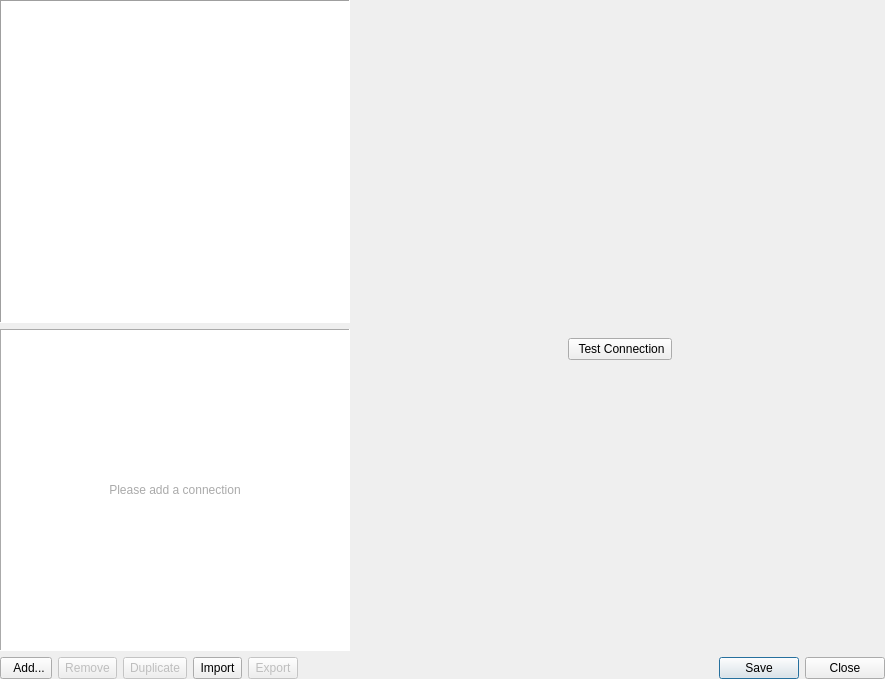
<?xml version="1.0" encoding="UTF-8"?>
<ui version="4.0">
 <class>Form</class>
 <widget class="QWidget" name="Form">
  <property name="geometry">
   <rect>
    <x>0</x>
    <y>0</y>
    <width>885</width>
    <height>679</height>
   </rect>
  </property>
  <property name="windowTitle">
   <string>Form</string>
  </property>
  <layout class="QVBoxLayout" name="verticalLayout_2">
   <property name="leftMargin">
    <number>0</number>
   </property>
   <property name="topMargin">
    <number>0</number>
   </property>
   <property name="rightMargin">
    <number>0</number>
   </property>
   <property name="bottomMargin">
    <number>0</number>
   </property>
   <item>
    <layout class="QHBoxLayout" name="horizontalLayout_4">
     <item>
      <layout class="QVBoxLayout" name="verticalLayout">
       <item>
        <widget class="QListWidget" name="listServers">
         <property name="sizePolicy">
          <sizepolicy hsizetype="Minimum" vsizetype="Expanding">
           <horstretch>0</horstretch>
           <verstretch>0</verstretch>
          </sizepolicy>
         </property>
         <property name="minimumSize">
          <size>
           <width>350</width>
           <height>0</height>
          </size>
         </property>
         <property name="styleSheet">
          <string notr="true">QListWidget::item:selected{background: #70c4f0;}</string>
         </property>
         <property name="frameShape">
          <enum>QFrame::Panel</enum>
         </property>
         <property name="frameShadow">
          <enum>QFrame::Sunken</enum>
         </property>
         <property name="lineWidth">
          <number>1</number>
         </property>
        </widget>
       </item>
       <item>
        <widget class="QLabel" name="txtNoServers">
         <property name="sizePolicy">
          <sizepolicy hsizetype="Minimum" vsizetype="Expanding">
           <horstretch>0</horstretch>
           <verstretch>0</verstretch>
          </sizepolicy>
         </property>
         <property name="minimumSize">
          <size>
           <width>350</width>
           <height>0</height>
          </size>
         </property>
         <property name="styleSheet">
          <string notr="true">font: 350 13pt &quot;Segoe UI&quot;;
color: rgb(170, 170, 170);
background-color: rgb(255, 255, 255);       </string>
         </property>
         <property name="frameShape">
          <enum>QFrame::Panel</enum>
         </property>
         <property name="frameShadow">
          <enum>QFrame::Sunken</enum>
         </property>
         <property name="text">
          <string>&lt;html&gt;&lt;head/&gt;&lt;body&gt;&lt;p&gt;Please add a connection&lt;/p&gt;&lt;/body&gt;&lt;/html&gt;</string>
         </property>
         <property name="alignment">
          <set>Qt::AlignCenter</set>
         </property>
         <property name="wordWrap">
          <bool>true</bool>
         </property>
        </widget>
       </item>
      </layout>
     </item>
     <item>
      <layout class="QVBoxLayout" name="verticalLayout_3">
       <property name="spacing">
        <number>6</number>
       </property>
       <property name="leftMargin">
        <number>0</number>
       </property>
       <property name="topMargin">
        <number>0</number>
       </property>
       <property name="rightMargin">
        <number>0</number>
       </property>
       <item>
        <widget class="QStackedWidget" name="stackedWidgetContainer">
         <property name="sizePolicy">
          <sizepolicy hsizetype="Expanding" vsizetype="Expanding">
           <horstretch>0</horstretch>
           <verstretch>0</verstretch>
          </sizepolicy>
         </property>
         <property name="minimumSize">
          <size>
           <width>0</width>
           <height>0</height>
          </size>
         </property>
         <property name="frameShape">
          <enum>QFrame::NoFrame</enum>
         </property>
         <property name="frameShadow">
          <enum>QFrame::Plain</enum>
         </property>
         <property name="lineWidth">
          <number>1</number>
         </property>
         <widget class="QWidget" name="stackedWidgetContainerPage">
          <layout class="QVBoxLayout" name="verticalLayout_4">
           <property name="leftMargin">
            <number>0</number>
           </property>
           <property name="topMargin">
            <number>0</number>
           </property>
           <property name="rightMargin">
            <number>0</number>
           </property>
           <property name="bottomMargin">
            <number>0</number>
           </property>
           <item alignment="Qt::AlignTop">
            <widget class="QStackedWidget" name="stackedWidget">
             <property name="sizePolicy">
              <sizepolicy hsizetype="Expanding" vsizetype="Preferred">
               <horstretch>0</horstretch>
               <verstretch>0</verstretch>
              </sizepolicy>
             </property>
             <property name="minimumSize">
              <size>
               <width>0</width>
               <height>0</height>
              </size>
             </property>
             <property name="frameShape">
              <enum>QFrame::NoFrame</enum>
             </property>
             <property name="frameShadow">
              <enum>QFrame::Plain</enum>
             </property>
             <property name="currentIndex">
              <number>0</number>
             </property>
             <widget class="QWidget" name="widgetEmpty">
              <property name="sizePolicy">
               <sizepolicy hsizetype="Expanding" vsizetype="Expanding">
                <horstretch>0</horstretch>
                <verstretch>0</verstretch>
               </sizepolicy>
              </property>
              <property name="maximumSize">
               <size>
                <width>16777215</width>
                <height>16777215</height>
               </size>
              </property>
             </widget>
            </widget>
           </item>
           <item>
            <layout class="QVBoxLayout" name="verticalLayout_5">
             <property name="leftMargin">
              <number>9</number>
             </property>
             <property name="topMargin">
              <number>9</number>
             </property>
             <property name="rightMargin">
              <number>9</number>
             </property>
             <property name="bottomMargin">
              <number>9</number>
             </property>
             <item alignment="Qt::AlignHCenter|Qt::AlignTop">
              <widget class="QPushButton" name="buttonTest">
               <property name="sizePolicy">
                <sizepolicy hsizetype="Preferred" vsizetype="Preferred">
                 <horstretch>0</horstretch>
                 <verstretch>0</verstretch>
                </sizepolicy>
               </property>
               <property name="minimumSize">
                <size>
                 <width>0</width>
                 <height>0</height>
                </size>
               </property>
               <property name="text">
                <string>  Test Connection </string>
               </property>
              </widget>
             </item>
            </layout>
           </item>
          </layout>
         </widget>
        </widget>
       </item>
      </layout>
     </item>
    </layout>
   </item>
   <item>
    <layout class="QHBoxLayout" name="horizontalLayout">
     <item>
      <widget class="QToolButton" name="buttonNew">
       <property name="sizePolicy">
        <sizepolicy hsizetype="Preferred" vsizetype="Preferred">
         <horstretch>0</horstretch>
         <verstretch>0</verstretch>
        </sizepolicy>
       </property>
       <property name="text">
        <string>  Add...</string>
       </property>
       <property name="shortcut">
        <string>Ctrl+N</string>
       </property>
       <property name="popupMode">
        <enum>QToolButton::InstantPopup</enum>
       </property>
       <property name="toolButtonStyle">
        <enum>Qt::ToolButtonTextBesideIcon</enum>
       </property>
      </widget>
     </item>
     <item>
      <widget class="QToolButton" name="buttonRemove">
       <property name="enabled">
        <bool>false</bool>
       </property>
       <property name="sizePolicy">
        <sizepolicy hsizetype="Preferred" vsizetype="Preferred">
         <horstretch>0</horstretch>
         <verstretch>0</verstretch>
        </sizepolicy>
       </property>
       <property name="toolTip">
        <string>Remove selected</string>
       </property>
       <property name="text">
        <string>Remove</string>
       </property>
      </widget>
     </item>
     <item>
      <widget class="QToolButton" name="buttonDuplicate">
       <property name="enabled">
        <bool>false</bool>
       </property>
       <property name="sizePolicy">
        <sizepolicy hsizetype="Preferred" vsizetype="Preferred">
         <horstretch>0</horstretch>
         <verstretch>0</verstretch>
        </sizepolicy>
       </property>
       <property name="toolTip">
        <string>Duplicate selected</string>
       </property>
       <property name="text">
        <string>Duplicate</string>
       </property>
      </widget>
     </item>
     <item>
      <widget class="QToolButton" name="buttonImport">
       <property name="sizePolicy">
        <sizepolicy hsizetype="Preferred" vsizetype="Preferred">
         <horstretch>0</horstretch>
         <verstretch>0</verstretch>
        </sizepolicy>
       </property>
       <property name="toolTip">
        <string>Import connections (*.json)</string>
       </property>
       <property name="text">
        <string>Import</string>
       </property>
      </widget>
     </item>
     <item>
      <widget class="QToolButton" name="buttonExport">
       <property name="enabled">
        <bool>false</bool>
       </property>
       <property name="sizePolicy">
        <sizepolicy hsizetype="Preferred" vsizetype="Preferred">
         <horstretch>0</horstretch>
         <verstretch>0</verstretch>
        </sizepolicy>
       </property>
       <property name="toolTip">
        <string>Export connections (*.json)</string>
       </property>
       <property name="layoutDirection">
        <enum>Qt::LeftToRight</enum>
       </property>
       <property name="text">
        <string>Export</string>
       </property>
      </widget>
     </item>
     <item>
      <spacer name="horizontalSpacer">
       <property name="orientation">
        <enum>Qt::Horizontal</enum>
       </property>
       <property name="sizeType">
        <enum>QSizePolicy::MinimumExpanding</enum>
       </property>
       <property name="sizeHint" stdset="0">
        <size>
         <width>40</width>
         <height>20</height>
        </size>
       </property>
      </spacer>
     </item>
     <item>
      <widget class="QPushButton" name="buttonSave">
       <property name="text">
        <string>Save</string>
       </property>
       <property name="shortcut">
        <string>Ctrl+S</string>
       </property>
       <property name="autoDefault">
        <bool>false</bool>
       </property>
       <property name="default">
        <bool>true</bool>
       </property>
      </widget>
     </item>
     <item>
      <widget class="QDialogButtonBox" name="buttonClose">
       <property name="sizePolicy">
        <sizepolicy hsizetype="Maximum" vsizetype="Fixed">
         <horstretch>0</horstretch>
         <verstretch>0</verstretch>
        </sizepolicy>
       </property>
       <property name="focusPolicy">
        <enum>Qt::StrongFocus</enum>
       </property>
       <property name="standardButtons">
        <set>QDialogButtonBox::Close</set>
       </property>
      </widget>
     </item>
    </layout>
   </item>
  </layout>
 </widget>
 <resources/>
 <connections/>
</ui>
